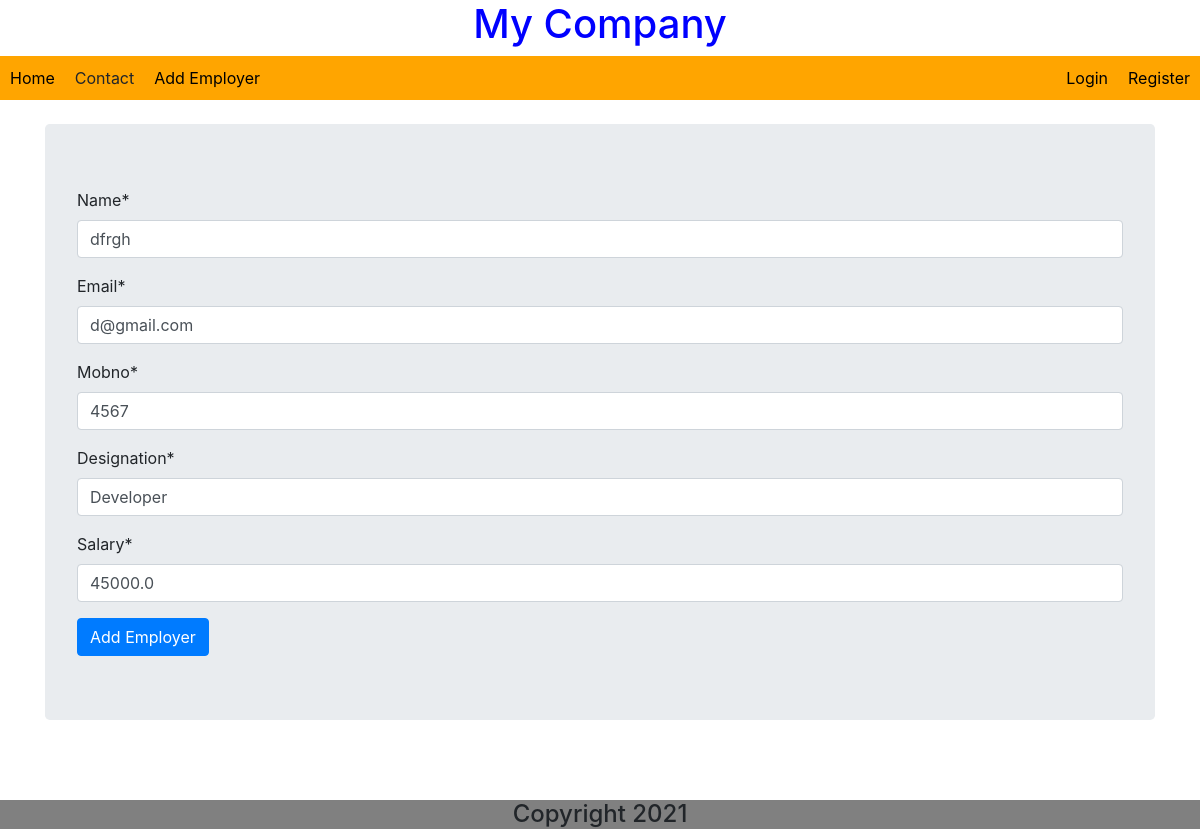
The page /ca/update/7/ on the database its author committed.
### CRUDAuthApp/models.py (models this page shows)
class Employer(models.Model):
    name = models.CharField(max_length=32)
    email = models.CharField(max_length=32)
    mobno = models.IntegerField()
    designation = models.CharField(max_length=32)
    salary = models.FloatField()

### CRUDAuthApp/views.py (the view)
# urls.py: path('update/<int:pk>/',EmployerUpdateView.as_view(),name='emp_update'),
class EmployerUpdateView(UpdateView):
    model = Employer
    fields = '__all__'
    success_url = '/ca/home/'

### templates/CRUDAuthApp/employer_form.html (shortened to what this page needs)
{% extends 'layout.html' %}
{% load crispy_forms_tags %}
{% block content %}
    <div class="container">
        <form method="post" class="jumbotron">
            {{form|crispy}}
            <input type="submit" value="Add Employer" class="btn btn-primary">
        </form>
    </div>
{% endblock %}

### static/CRUDAuthApp/style.css (style rules this page uses)
body { background-color: lightgreen; }

### rows shown on the page
Employer: name "dfrgh", email "d@gmail.com", mobno "4567", designation "Developer", salary "45000.0"
